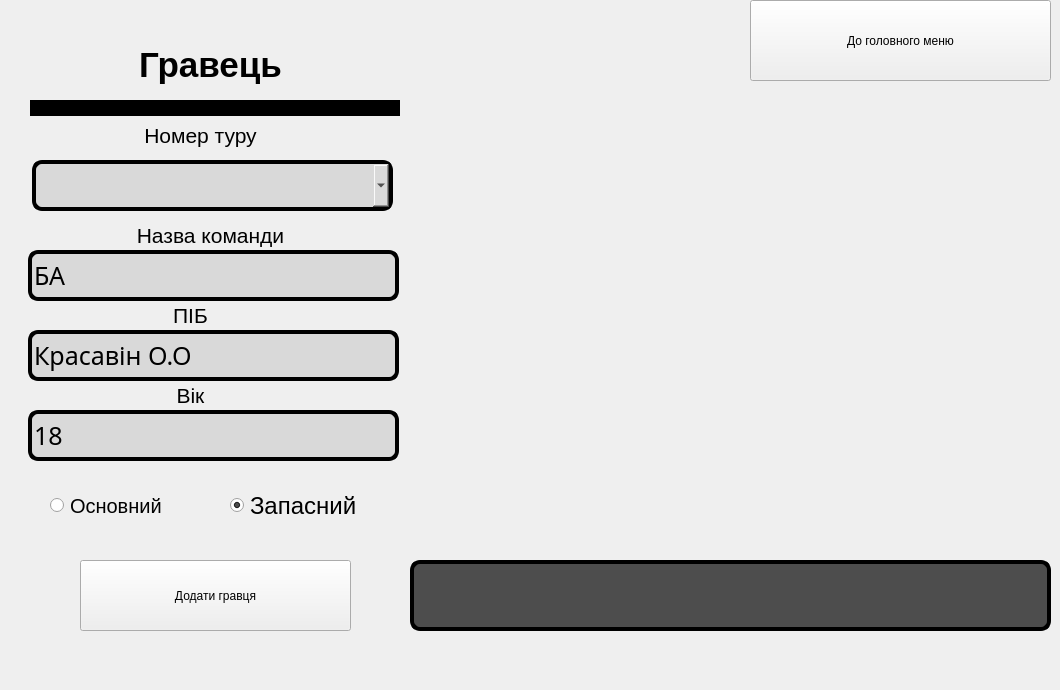
      <widget class="QWidget" name="tab_3">
       <attribute name="title">
        <string>Додати гравця</string>
       </attribute>
       <widget class="QLineEdit" name="lineEdit_9">
        <property name="geometry">
         <rect>
          <x>28</x>
          <y>330</y>
          <width>371</width>
          <height>51</height>
         </rect>
        </property>
        <property name="styleSheet">
         <string notr="true">      font-family:  sans-serif;
    font-size: 30px;
 border-radius:10px;
 font: 87 19pt ;
border: 4px solid rgb(0, 0, 0);
 background: rgb(217, 217, 217);</string>
        </property>
        <property name="text">
         <string>Красавін О.О</string>
        </property>
       </widget>
       <widget class="QLabel" name="label_16">
        <property name="geometry">
         <rect>
          <x>0</x>
          <y>0</y>
          <width>1051</width>
          <height>681</height>
         </rect>
        </property>
        <property name="text">
         <string/>
        </property>
       </widget>
       <widget class="QLabel" name="label_17">
        <property name="geometry">
         <rect>
          <x>110</x>
          <y>35</y>
          <width>201</width>
          <height>61</height>
         </rect>
        </property>
        <property name="styleSheet">
         <string notr="true"> background: none;</string>
        </property>
        <property name="text">
         <string>&lt;html&gt;&lt;head/&gt;&lt;body&gt;&lt;p align=&quot;center&quot;&gt;&lt;span style=&quot; font-size:26pt; font-weight:600;&quot;&gt;Гравець&lt;/span&gt;&lt;/p&gt;&lt;/body&gt;&lt;/html&gt;</string>
        </property>
       </widget>
       <widget class="QLabel" name="label_18">
        <property name="geometry">
         <rect>
          <x>60</x>
          <y>300</y>
          <width>261</width>
          <height>31</height>
         </rect>
        </property>
        <property name="styleSheet">
         <string notr="true"> background: none;</string>
        </property>
        <property name="text">
         <string>&lt;html&gt;&lt;head/&gt;&lt;body&gt;&lt;p align=&quot;center&quot;&gt;&lt;span style=&quot; font-size:16pt;&quot;&gt;ПІБ&lt;/span&gt;&lt;/p&gt;&lt;/body&gt;&lt;/html&gt;</string>
        </property>
       </widget>
       <widget class="QLabel" name="label_19">
        <property name="geometry">
         <rect>
          <x>30</x>
          <y>100</y>
          <width>370</width>
          <height>16</height>
         </rect>
        </property>
        <property name="styleSheet">
         <string notr="true"> background: black;</string>
        </property>
        <property name="text">
         <string/>
        </property>
       </widget>
       <widget class="QLabel" name="label_20">
        <property name="geometry">
         <rect>
          <x>100</x>
          <y>120</y>
          <width>201</width>
          <height>31</height>
         </rect>
        </property>
        <property name="styleSheet">
         <string notr="true"> background: none;</string>
        </property>
        <property name="text">
         <string>&lt;html&gt;&lt;head/&gt;&lt;body&gt;&lt;p align=&quot;center&quot;&gt;&lt;span style=&quot; font-size:16pt;&quot;&gt;Номер туру&lt;/span&gt;&lt;/p&gt;&lt;/body&gt;&lt;/html&gt;</string>
        </property>
       </widget>
       <widget class="QLineEdit" name="lineEdit_12">
        <property name="geometry">
         <rect>
          <x>28</x>
          <y>410</y>
          <width>371</width>
          <height>51</height>
         </rect>
        </property>
        <property name="styleSheet">
         <string notr="true">      font-family:  sans-serif;
    font-size: 30px;
 border-radius:10px;
 font: 87 19pt ;
border: 4px solid rgb(0, 0, 0);
 background: rgb(217, 217, 217);</string>
        </property>
        <property name="text">
         <string>18</string>
        </property>
       </widget>
       <widget class="QLabel" name="label_21">
        <property name="geometry">
         <rect>
          <x>80</x>
          <y>220</y>
          <width>261</width>
          <height>31</height>
         </rect>
        </property>
        <property name="styleSheet">
         <string notr="true"> background: none;</string>
        </property>
        <property name="text">
         <string>&lt;html&gt;&lt;head/&gt;&lt;body&gt;&lt;p align=&quot;center&quot;&gt;&lt;span style=&quot; font-size:16pt;&quot;&gt;Назва команди&lt;/span&gt;&lt;/p&gt;&lt;/body&gt;&lt;/html&gt;</string>
        </property>
       </widget>
       <widget class="QPushButton" name="pushButton_11">
        <property name="geometry">
         <rect>
          <x>80</x>
          <y>560</y>
          <width>271</width>
          <height>71</height>
         </rect>
        </property>
        <property name="styleSheet">
         <string notr="true">
QPushButton:hover{background-color:rgb(255, 255, 255);}
QPushButton:focus
{
 border-radius:20px;
background-color:rgb(97, 97, 97);
opacity:200; 
border: 4px solid white;
}</string>
        </property>
        <property name="text">
         <string>Додати гравця</string>
        </property>
       </widget>
       <widget class="QLabel" name="label_22">
        <property name="geometry">
         <rect>
          <x>60</x>
          <y>380</y>
          <width>261</width>
          <height>31</height>
         </rect>
        </property>
        <property name="styleSheet">
         <string notr="true"> background: none;</string>
        </property>
        <property name="text">
         <string>&lt;html&gt;&lt;head/&gt;&lt;body&gt;&lt;p align=&quot;center&quot;&gt;&lt;span style=&quot; font-size:16pt;&quot;&gt;Вік&lt;/span&gt;&lt;/p&gt;&lt;/body&gt;&lt;/html&gt;</string>
        </property>
       </widget>
       <widget class="QComboBox" name="comboBox_2">
        <property name="geometry">
         <rect>
          <x>32</x>
          <y>160</y>
          <width>361</width>
          <height>51</height>
         </rect>
        </property>
        <property name="styleSheet">
         <string notr="true">      font-family:  sans-serif;
    font-size: 30px;
 border-radius:10px;
 font: 87 19pt ;
border: 4px solid rgb(0, 0, 0);
 background: rgb(217, 217, 217);</string>
        </property>
       </widget>
       <widget class="QRadioButton" name="radioButton">
        <property name="geometry">
         <rect>
          <x>50</x>
          <y>490</y>
          <width>141</width>
          <height>31</height>
         </rect>
        </property>
        <property name="font">
         <font>
          <pointsize>15</pointsize>
         </font>
        </property>
        <property name="styleSheet">
         <string notr="true"> background: none;</string>
        </property>
        <property name="text">
         <string>Основний</string>
        </property>
       </widget>
       <widget class="QRadioButton" name="radioButton_2">
        <property name="geometry">
         <rect>
          <x>230</x>
          <y>490</y>
          <width>161</width>
          <height>31</height>
         </rect>
        </property>
        <property name="baseSize">
         <size>
          <width>12</width>
          <height>12</height>
         </size>
        </property>
        <property name="font">
         <font>
          <pointsize>18</pointsize>
          <italic>false</italic>
         </font>
        </property>
        <property name="styleSheet">
         <string notr="true"> background: none;</string>
        </property>
        <property name="text">
         <string>Запасний</string>
        </property>
        <property name="iconSize">
         <size>
          <width>14</width>
          <height>11</height>
         </size>
        </property>
        <property name="checked">
         <bool>true</bool>
        </property>
        <property name="autoRepeatDelay">
         <number>300</number>
        </property>
       </widget>
       <widget class="QLineEdit" name="lineEdit_42">
        <property name="geometry">
         <rect>
          <x>28</x>
          <y>250</y>
          <width>371</width>
          <height>51</height>
         </rect>
        </property>
        <property name="styleSheet">
         <string notr="true">
      font-family:  sans-serif;
    font-size: 30px;
 border-radius:10px;
 font: 87 19pt ;
border: 4px solid rgb(0, 0, 0);
 background: rgb(217, 217, 217);</string>
        </property>
        <property name="text">
         <string>БА</string>
        </property>
       </widget>
       <widget class="QTextBrowser" name="textBrowser_13">
        <property name="geometry">
         <rect>
          <x>410</x>
          <y>560</y>
          <width>641</width>
          <height>71</height>
         </rect>
        </property>
        <property name="styleSheet">
         <string notr="true">  padding: 2px 5px;
    font-family: 'Arial Black', sans-serif;
    font-size: 30px;
    text-transform: uppercase;
 border-radius:10px;
 font: 87 19pt  ;
border: 4px solid rgb(0, 0, 0);
 background: rgb(77, 77, 77);</string>
        </property>
        <property name="html">
         <string>&lt;!DOCTYPE HTML PUBLIC &quot;-//W3C//DTD HTML 4.0//EN&quot; &quot;http://www.w3.org/TR/REC-html40/strict.dtd&quot;&gt;
&lt;html&gt;&lt;head&gt;&lt;meta name=&quot;qrichtext&quot; content=&quot;1&quot; /&gt;&lt;style type=&quot;text/css&quot;&gt;
p, li { white-space: pre-wrap; }
&lt;/style&gt;&lt;/head&gt;&lt;body style=&quot; font-family:'Arial Black','sans-serif'; font-size:19pt; font-weight:80; font-style:normal;&quot;&gt;
&lt;p align=&quot;center&quot; style=&quot;-qt-paragraph-type:empty; margin-top:0px; margin-bottom:0px; margin-left:0px; margin-right:0px; -qt-block-indent:0; text-indent:0px; font-family:'Magneto';&quot;&gt;&lt;br /&gt;&lt;/p&gt;&lt;/body&gt;&lt;/html&gt;</string>
        </property>
       </widget>
       <widget class="QPushButton" name="pushButton_27">
        <property name="geometry">
         <rect>
          <x>750</x>
          <y>0</y>
          <width>301</width>
          <height>81</height>
         </rect>
        </property>
        <property name="styleSheet">
         <string notr="true">
QPushButton:hover{background-color:rgb(255, 255, 255);}
</string>
        </property>
        <property name="text">
         <string>До головного меню</string>
        </property>
       </widget>
       <zorder>label_16</zorder>
       <zorder>label_17</zorder>
       <zorder>label_18</zorder>
       <zorder>label_19</zorder>
       <zorder>label_20</zorder>
       <zorder>lineEdit_12</zorder>
       <zorder>label_21</zorder>
       <zorder>pushButton_11</zorder>
       <zorder>label_22</zorder>
       <zorder>lineEdit_9</zorder>
       <zorder>comboBox_2</zorder>
       <zorder>radioButton</zorder>
       <zorder>radioButton_2</zorder>
       <zorder>lineEdit_42</zorder>
       <zorder>textBrowser_13</zorder>
       <zorder>pushButton_27</zorder>
      </widget>
